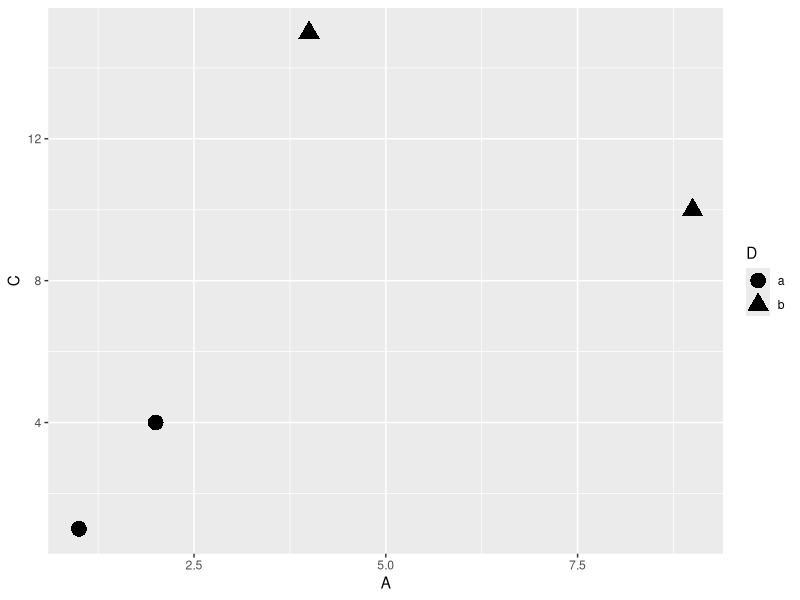

Generate this figure with R:
## ---- chunk 1
knitr::opts_chunk$set(echo = FALSE)
library(ggplot2)
## ---- chunk 2
df <- data.frame(A = c(2, 1, 4, 9),
                 B = c(3, 2, 5, 10), 
                 C = c(4, 1, 15, 10),
                 D = c("a", "a", "b", "b"))
knitr::kable(df, align = rep("c", 4))
## ---- chunk 3
qplot(data = df, x = A, y = C, shape = D, geom = "point", size = I(5))
